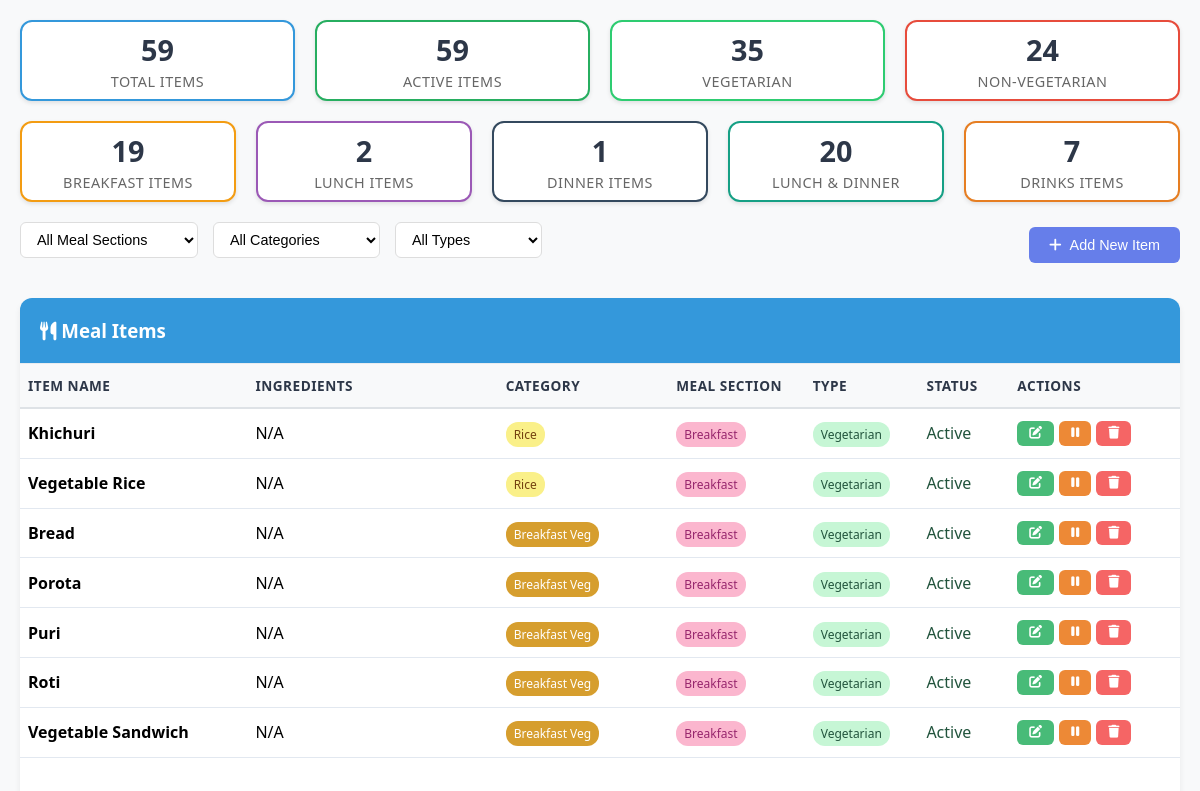
/admin/meal_items.php (signed in), run on the app's committed database.
### tables this page shows
CREATE TABLE `meal_items` (
  `id` int(11) NOT NULL,
  `item_name` varchar(255) NOT NULL,
  `ingredients` text DEFAULT NULL,
  `category` enum('protein','fish','rice','vegetable','breakfast_veg','breakfast_nonveg','breakfast_item','drinks') NOT NULL,
  `meal_section` enum('breakfast','lunch','dinner','lunch_dinner','drinks','all') DEFAULT 'all',
  `item_type` enum('veg','non_veg') NOT NULL,
  `price` decimal(8,2) NOT NULL DEFAULT 0.00,
  `is_active` tinyint(1) DEFAULT 1,
  `created_at` timestamp NOT NULL DEFAULT current_timestamp(),
  `updated_at` timestamp NOT NULL DEFAULT current_timestamp() ON UPDATE current_timestamp()
);

### admin/meal_items.php (the view, shortened to what this page needs)
<?php
$database = new Database();
$db = $database->getConnection();
$filter_category = $_GET['category'] ?? 'all';
$filter_type = $_GET['type'] ?? 'all';
$filter_section = $_GET['section'] ?? '';
$query = "SELECT * FROM meal_items WHERE 1=1";
$params = [];
$query .= " ORDER BY meal_section, category, item_name";
$stmt = $db->prepare($query);
$stmt->execute($params);
$meal_items = $stmt->fetchAll(PDO::FETCH_ASSOC);
$stats_stmt = $db->prepare("
    SELECT
        COUNT(*) as total_items,
        COUNT(CASE WHEN item_type = 'veg' THEN 1 END) as veg_items,
        COUNT(CASE WHEN item_type = 'non_veg' THEN 1 END) as nonveg_items,
        COUNT(CASE WHEN is_active = 1 THEN 1 END) as active_items,
        COUNT(CASE WHEN meal_section = 'breakfast' THEN 1 END) as breakfast_items,
        COUNT(CASE WHEN meal_section = 'lunch' THEN 1 END) as lunch_items,
        COUNT(CASE WHEN meal_section = 'dinner' THEN 1 END) as dinner_items,
        COUNT(CASE WHEN meal_section = 'lunch_dinner' THEN 1 END) as lunch_dinner_items,
        COUNT(CASE WHEN meal_section = 'drinks' THEN 1 END) as drinks_items
    FROM meal_items
");
$stats_stmt->execute();
$stats = $stats_stmt->fetch(PDO::FETCH_ASSOC);
?>
<!DOCTYPE html>
<html lang="en">
<head>
    <link href="https://cdnjs.cloudflare.com/ajax/libs/font-awesome/6.0.0/css/all.min.css" rel="stylesheet">
</head>
<body>
    <div class="container">
        <div class="stats-grid stats-row-1">
            <div class="stat-card">
                <div class="stat-number"><?php echo $stats['total_items']; ?></div>
                <div class="stat-label">Total Items</div>
            </div>
            <div class="stat-card">
                <div class="stat-number"><?php echo $stats['active_items']; ?></div>
                <div class="stat-label">Active Items</div>
            </div>
            <div class="stat-card">
                <div class="stat-number"><?php echo $stats['veg_items']; ?></div>
                <div class="stat-label">Vegetarian</div>
            </div>
            <div class="stat-card">
                <div class="stat-number"><?php echo $stats['nonveg_items']; ?></div>
                <div class="stat-label">Non-Vegetarian</div>
            </div>
        </div>
        <div class="stats-grid stats-row-2">
            <div class="stat-card">
                <div class="stat-number"><?php echo $stats['breakfast_items']; ?></div>
                <div class="stat-label">Breakfast Items</div>
            </div>
            <div class="stat-card">
                <div class="stat-number"><?php echo $stats['lunch_items']; ?></div>
                <div class="stat-label">Lunch Items</div>
            </div>
            <div class="stat-card">
                <div class="stat-number"><?php echo $stats['dinner_items']; ?></div>
                <div class="stat-label">Dinner Items</div>
            </div>
            <div class="stat-card">
                <div class="stat-number"><?php echo $stats['lunch_dinner_items']; ?></div>
                <div class="stat-label">Lunch & Dinner</div>
            </div>
            <div class="stat-card">
                <div class="stat-number"><?php echo $stats['drinks_items']; ?></div>
                <div class="stat-label">Drinks Items</div>
            </div>
        </div>
        <div class="controls">
            <div class="filters">
                <select class="filter-select" onchange="filterItems()" id="sectionFilter">
                    <option value="" <?php echo ($filter_section === '' || !isset($_GET['section'])) ? 'selected' : ''; ?>>All Meal Sections</option>
                </select>
                <select class="filter-select" onchange="filterItems()" id="categoryFilter">
                    <option value="all" <?php echo $filter_category === 'all' ? 'selected' : ''; ?>>All Categories</option>
                </select>
                <select class="filter-select" onchange="filterItems()" id="typeFilter">
                    <option value="all" <?php echo $filter_type === 'all' ? 'selected' : ''; ?>>All Types</option>
                </select>
            </div>
            <button class="btn btn-primary" onclick="openAddModal()">
                <i class="fas fa-plus"></i> Add New Item
            </button>
        </div>
        <div class="items-table">
            <div class="table-header">
                <h3><i class="fas fa-utensils"></i> Meal Items</h3>
            </div>
            <div class="table-content">
                <table class="table">
                    <thead>
                        <tr>
                            <th>Item Name</th>
                            <th>Ingredients</th>
                            <th>Category</th>
                            <th>Meal Section</th>
                            <th>Type</th>
                            <th>Status</th>
                            <th>Actions</th>
                        </tr>
                    </thead>
                <tbody>
                    <?php foreach ($meal_items as $item): ?>
                        <tr>
                            <td>
                                <strong><?php echo htmlspecialchars($item['item_name']); ?></strong>
                            </td>
                            <td>
                                <?php echo htmlspecialchars($item['ingredients'] ?: 'N/A'); ?>
                            </td>
                            <td>
                                <span class="category-badge category-<?php echo $item['category']; ?>">
                                    <?php echo str_replace('_', ' ', ucfirst($item['category'])); ?>
                                </span>
                            </td>
                            <td>
                                <span class="section-badge section-<?php echo $item['meal_section']; ?>">
                                    <?php
                                    if ($item['meal_section'] === 'lunch_dinner') {
                                        echo 'Lunch & Dinner';
                                    } else {
                                        echo ucfirst($item['meal_section']);
                                    }
                                    ?>
                                </span>
                            </td>
                            <td>
                                <span class="type-badge type-<?php echo $item['item_type']; ?>">
                                    <?php echo $item['item_type'] === 'non_veg' ? 'Non-Veg' : 'Vegetarian'; ?>
                                </span>
                            </td>
                            <td>
                                <span class="<?php echo $item['is_active'] ? 'status-active' : 'status-inactive'; ?>">
                                    <?php echo $item['is_active'] ? 'Active' : 'Inactive'; ?>
                                </span>
                            </td>
                            <td>
                                <div class="actions">
                                    <button class="btn btn-success" onclick="editItem(<?php echo htmlspecialchars(json_encode($item)); ?>)" title="Edit">
                                        <i class="fas fa-edit"></i>
                                    </button>
                                    <button class="btn <?php echo $item['is_active'] ? 'btn-warning' : 'btn-info'; ?>" onclick="toggleStatus(<?php echo $item['id']; ?>)" title="<?php echo $item['is_active'] ? 'Deactivate' : 'Activate'; ?>">
                                        <i class="fas <?php echo $item['is_active'] ? 'fa-pause' : 'fa-play'; ?>"></i>
                                    </button>
                                    <button class="btn btn-danger" onclick="deleteItem(<?php echo $item['id']; ?>)" title="Delete">
                                        <i class="fas fa-trash"></i>
                                    </button>
                                </div>
                            </td>
                        </tr>
                    <?php endforeach; ?>
                </tbody>
                </table>
            </div>
        </div>
    </div>
</body>
</html>

### admin/meal_items.php (style rules this page uses)
* { margin: 0; padding: 0; box-sizing: border-box; }
body { font-family: 'Segoe UI', Tahoma, Geneva, Verdana, sans-serif; background: #f8f9fa; margin: 0; padding: 0; overflow: hidden; }
.container { max-width: 1200px; margin: 0 auto; padding: 20px; height: 100vh; display: flex; flex-direction: column; overflow: hidden; }
.stats-grid { display: grid; gap: 20px; margin-bottom: 20px; flex-shrink: 0; }
.stats-row-1 { grid-template-columns: repeat(4, 1fr); }
.stats-row-2 { grid-template-columns: repeat(5, 1fr); margin-bottom: 10px; }
.stat-card { background: white; padding: 8px 12px; border-radius: 12px; box-shadow: 0 2px 4px rgba(0,0,0,0.1); text-align: center; transition: transform 0.2s ease; border: 2px solid #e2e8f0; }
.stats-row-1 .stat-card:nth-child(1) { border-color: #3498db; }
.stats-row-1 .stat-card:nth-child(2) { border-color: #27ae60; }
.stats-row-1 .stat-card:nth-child(3) { border-color: #2ecc71; }
.stats-row-1 .stat-card:nth-child(4) { border-color: #e74c3c; }
.stats-row-2 .stat-card:nth-child(1) { border-color: #f39c12; }
.stats-row-2 .stat-card:nth-child(2) { border-color: #9b59b6; }
.stats-row-2 .stat-card:nth-child(3) { border-color: #34495e; }
.stats-row-2 .stat-card:nth-child(4) { border-color: #16a085; }
.stats-row-2 .stat-card:nth-child(5) { border-color: #e67e22; }
.stat-number { font-size: 1.8rem; font-weight: bold; color: #2d3748; margin-bottom: 3px; }
.stat-label { color: #666; font-size: 0.9rem; text-transform: uppercase; letter-spacing: 0.5px; }
.controls { display: flex; justify-content: space-between; align-items: center; margin-bottom: 20px; gap: 20px; flex-wrap: wrap; }
.filters { display: flex; gap: 15px; align-items: center; margin-bottom: 10px; flex-wrap: wrap; flex-shrink: 0; padding: 10px 0; }
.filter-select { padding: 8px 12px; border: 1px solid #ddd; border-radius: 6px; background: white; font-size: 0.9rem; }
.btn { padding: 10px 20px; border: none; border-radius: 6px; cursor: pointer; font-size: 0.9rem; text-decoration: none; display: inline-flex; align-items: center; gap: 8px; transition: all 0.2s ease; }
.btn-primary { background: #667eea; color: white; }
.btn-success { background: #48bb78; color: white; padding: 6px 12px; font-size: 0.8rem; }
.btn-warning { background: #ed8936; color: white; padding: 6px 12px; font-size: 0.8rem; }
.btn-danger { background: #f56565; color: white; padding: 6px 12px; font-size: 0.8rem; }
.items-table { background: white; border-radius: 12px; box-shadow: 0 4px 6px rgba(0,0,0,0.07); overflow: hidden; flex: 1; display: flex; flex-direction: column; min-height: 0; }
.table-header { background: #3498db; color: white; padding: 20px; display: flex; justify-content: space-between; align-items: center; flex-shrink: 0; }
.table-content { flex: 1; overflow-y: auto; overflow-x: hidden; max-height: 400px; border-top: 1px solid #e9ecef; }
.table { width: 100%; border-collapse: collapse; table-layout: fixed; }
.table th, .table td { padding: 12px 8px; text-align: left; border-bottom: 1px solid #e2e8f0; word-wrap: break-word; overflow: hidden; }
.table th { background: #f8f9fa; font-weight: 600; color: #2d3748; font-size: 0.85rem; text-transform: uppercase; letter-spacing: 0.5px; position: sticky; top: 0; z-index: 10; border-bottom: 2px solid #dee2e6; }
th:nth-child(1), td:nth-child(1) { width: 200px; }
th:nth-child(2), td:nth-child(2) { width: 220px; }
th:nth-child(3), td:nth-child(3) { width: 150px; }
th:nth-child(4), td:nth-child(4) { width: 120px; }
th:nth-child(5), td:nth-child(5) { width: 100px; }
th:nth-child(6), td:nth-child(6) { width: 80px; }
th:nth-child(7), td:nth-child(7) { width: 150px; }
.category-badge { padding: 4px 8px; border-radius: 12px; font-size: 0.75rem; font-weight: 500; text-transform: capitalize; }
.category-rice { background: #faf089; color: #744210; }
.category-breakfast_veg { background: #d69e2e; color: white; }
.section-badge { padding: 4px 8px; border-radius: 12px; font-size: 0.75rem; font-weight: 500; text-transform: capitalize; }
.section-breakfast { background: #fbb6ce; color: #97266d; }
.type-badge { padding: 4px 8px; border-radius: 12px; font-size: 0.75rem; font-weight: 500; }
.type-veg { background: #c6f6d5; color: #22543d; }
.status-active { color: #22543d; font-weight: 500; }
.actions { display: flex; gap: 5px; }

### data on the page
meal_items: item_name "Khichuri", ingredients "N/A", category "Rice", meal_section "Breakfast", item_type "Vegetarian", is_active "Active"
meal_items: item_name "Vegetable Rice", ingredients "N/A", category "Rice", meal_section "Breakfast", item_type "Vegetarian", is_active "Active"
meal_items: item_name "Bread", ingredients "N/A", category "Breakfast Veg", meal_section "Breakfast", item_type "Vegetarian", is_active "Active"
meal_items: item_name "Porota", ingredients "N/A", category "Breakfast Veg", meal_section "Breakfast", item_type "Vegetarian", is_active "Active"
meal_items: item_name "Puri", ingredients "N/A", category "Breakfast Veg", meal_section "Breakfast", item_type "Vegetarian", is_active "Active"
meal_items: item_name "Roti", ingredients "N/A", category "Breakfast Veg", meal_section "Breakfast", item_type "Vegetarian", is_active "Active"
meal_items: item_name "Vegetable Sandwich", ingredients "N/A", category "Breakfast Veg", meal_section "Breakfast", item_type "Vegetarian", is_active "Active"

### other printed values
$stats['total_items'] "59"
$stats['active_items'] "59"
$stats['veg_items'] "35"
$stats['nonveg_items'] "24"
$stats['breakfast_items'] "19"
$stats['lunch_items'] "2"
$stats['dinner_items'] "1"
$stats['lunch_dinner_items'] "20"
$stats['drinks_items'] "7"
